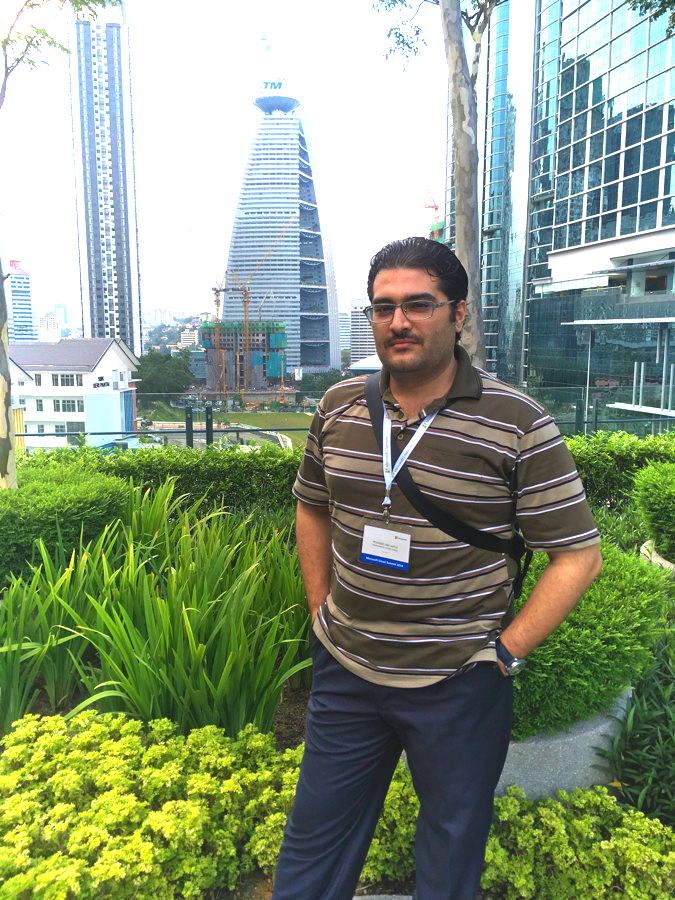
#> input picture mohanad.png, 675 x 900 px
$ python lab2.py
#> lines starting #> are read from the running program, lines starting #| are printed output that depends on the picture
from skimage.io import imread, imshow
from skimage import io
from sklearn.decomposition import PCA, NMF
from sklearn.preprocessing import StandardScaler

from skimage import data, color
from skimage.transform import rescale, resize, downscale_local_mean


fname = 'mohanad.png'

img = imread(fname)
#> img is the input picture: shape (900, 675, 4); mean R, G, B, A 138.1, 152.8, 126.7, 255

imgc = color.rgba2rgb(img)

#image_rescaled = rescale(imgc, 4.0 / 1.0, anti_aliasing=True)

image_resized = resize(
    imgc, (128, 128), anti_aliasing=True)
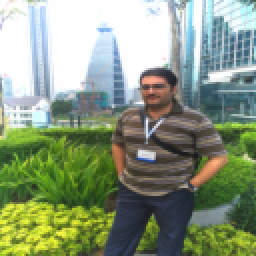
#> image_resized: shape (128, 128, 3) float64 (shown 2 times larger); mean R, G, B 0.541, 0.599, 0.497

print(img.shape)
#| (900, 675, 4)
print(imgc.shape)
#| (900, 675, 3)
# print(image_rescaled.shape)
print(image_resized.shape)
#| (128, 128, 3)
imshow(imgc)
io.show()


# imshow(image_rescaled)
# io.show()


imshow(image_resized)
io.show()
